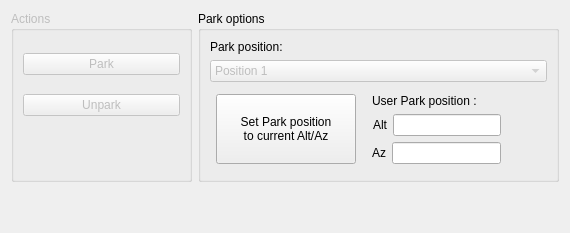
      <widget class="QWidget" name="tabPark">
       <property name="minimumSize">
        <size>
         <width>570</width>
         <height>0</height>
        </size>
       </property>
       <attribute name="title">
        <string>Park</string>
       </attribute>
       <layout class="QVBoxLayout" name="verticalLayout_6">
        <item>
         <layout class="QHBoxLayout" name="horizontalLayout_8">
          <item>
           <widget class="QGroupBox" name="groupBox_ParkActions">
            <property name="enabled">
             <bool>false</bool>
            </property>
            <property name="sizePolicy">
             <sizepolicy hsizetype="Preferred" vsizetype="Preferred">
              <horstretch>1</horstretch>
              <verstretch>0</verstretch>
             </sizepolicy>
            </property>
            <property name="title">
             <string>Actions</string>
            </property>
            <layout class="QVBoxLayout" name="verticalLayout_7" stretch="0,0,0">
             <item>
              <widget class="QPushButton" name="pushButton_Park">
               <property name="text">
                <string>Park</string>
               </property>
              </widget>
             </item>
             <item>
              <widget class="QPushButton" name="pushButton_Unpark">
               <property name="text">
                <string>Unpark</string>
               </property>
              </widget>
             </item>
             <item>
              <spacer name="verticalSpacer_3">
               <property name="orientation">
                <enum>Qt::Vertical</enum>
               </property>
               <property name="sizeType">
                <enum>QSizePolicy::Minimum</enum>
               </property>
               <property name="sizeHint" stdset="0">
                <size>
                 <width>20</width>
                 <height>40</height>
                </size>
               </property>
              </spacer>
             </item>
            </layout>
           </widget>
          </item>
          <item>
           <widget class="QGroupBox" name="groupBox_ParkOptions">
            <property name="sizePolicy">
             <sizepolicy hsizetype="Preferred" vsizetype="Preferred">
              <horstretch>2</horstretch>
              <verstretch>0</verstretch>
             </sizepolicy>
            </property>
            <property name="title">
             <string>Park options</string>
            </property>
            <layout class="QVBoxLayout" name="verticalLayout_8">
             <item>
              <widget class="QLabel" name="label_ParkPosition">
               <property name="text">
                <string>Park position:</string>
               </property>
              </widget>
             </item>
             <item>
              <widget class="QComboBox" name="comboBox_ParkPositions">
               <property name="enabled">
                <bool>false</bool>
               </property>
               <item>
                <property name="text">
                 <string>Position 1</string>
                </property>
               </item>
               <item>
                <property name="text">
                 <string>Position 2</string>
                </property>
               </item>
               <item>
                <property name="text">
                 <string>Position 3</string>
                </property>
               </item>
               <item>
                <property name="text">
                 <string>User position</string>
                </property>
               </item>
              </widget>
             </item>
             <item>
              <layout class="QHBoxLayout" name="horizontalLayout_9">
               <property name="leftMargin">
                <number>6</number>
               </property>
               <property name="topMargin">
                <number>6</number>
               </property>
               <property name="rightMargin">
                <number>6</number>
               </property>
               <property name="bottomMargin">
                <number>6</number>
               </property>
               <item>
                <widget class="QPushButton" name="pushButton_SetParkPosition">
                 <property name="sizePolicy">
                  <sizepolicy hsizetype="MinimumExpanding" vsizetype="Preferred">
                   <horstretch>0</horstretch>
                   <verstretch>0</verstretch>
                  </sizepolicy>
                 </property>
                 <property name="minimumSize">
                  <size>
                   <width>0</width>
                   <height>0</height>
                  </size>
                 </property>
                 <property name="maximumSize">
                  <size>
                   <width>16777215</width>
                   <height>16777215</height>
                  </size>
                 </property>
                 <property name="text">
                  <string>Set Park position
to current Alt/Az</string>
                 </property>
                 <property name="checkable">
                  <bool>false</bool>
                 </property>
                 <property name="flat">
                  <bool>false</bool>
                 </property>
                </widget>
               </item>
               <item>
                <layout class="QVBoxLayout" name="verticalLayout_9">
                 <property name="sizeConstraint">
                  <enum>QLayout::SetDefaultConstraint</enum>
                 </property>
                 <property name="leftMargin">
                  <number>10</number>
                 </property>
                 <item>
                  <widget class="QLabel" name="label_2">
                   <property name="sizePolicy">
                    <sizepolicy hsizetype="Preferred" vsizetype="Preferred">
                     <horstretch>2</horstretch>
                     <verstretch>0</verstretch>
                    </sizepolicy>
                   </property>
                   <property name="text">
                    <string>User Park position :</string>
                   </property>
                  </widget>
                 </item>
                 <item>
                  <layout class="QHBoxLayout" name="horizontalLayout_10">
                   <property name="topMargin">
                    <number>0</number>
                   </property>
                   <item>
                    <widget class="QLabel" name="label_ParkAlt">
                     <property name="text">
                      <string>Alt</string>
                     </property>
                     <property name="alignment">
                      <set>Qt::AlignRight|Qt::AlignTrailing|Qt::AlignVCenter</set>
                     </property>
                    </widget>
                   </item>
                   <item>
                    <widget class="QLineEdit" name="lineEdit_ParkPositionAlt">
                     <property name="sizePolicy">
                      <sizepolicy hsizetype="Expanding" vsizetype="Fixed">
                       <horstretch>2</horstretch>
                       <verstretch>0</verstretch>
                      </sizepolicy>
                     </property>
                    </widget>
                   </item>
                  </layout>
                 </item>
                 <item>
                  <layout class="QHBoxLayout" name="horizontalLayout_13">
                   <property name="topMargin">
                    <number>0</number>
                   </property>
                   <item>
                    <widget class="QLabel" name="label_ParkAz">
                     <property name="text">
                      <string>Az</string>
                     </property>
                     <property name="alignment">
                      <set>Qt::AlignRight|Qt::AlignTrailing|Qt::AlignVCenter</set>
                     </property>
                    </widget>
                   </item>
                   <item>
                    <widget class="QLineEdit" name="lineEdit_ParkPositionAz">
                     <property name="sizePolicy">
                      <sizepolicy hsizetype="Expanding" vsizetype="Fixed">
                       <horstretch>2</horstretch>
                       <verstretch>0</verstretch>
                      </sizepolicy>
                     </property>
                    </widget>
                   </item>
                  </layout>
                 </item>
                </layout>
               </item>
               <item>
                <spacer name="horizontalSpacer_2">
                 <property name="orientation">
                  <enum>Qt::Horizontal</enum>
                 </property>
                 <property name="sizeType">
                  <enum>QSizePolicy::Preferred</enum>
                 </property>
                 <property name="sizeHint" stdset="0">
                  <size>
                   <width>40</width>
                   <height>40</height>
                  </size>
                 </property>
                </spacer>
               </item>
              </layout>
             </item>
            </layout>
           </widget>
          </item>
         </layout>
        </item>
        <item>
         <spacer name="verticalSpacer_2">
          <property name="orientation">
           <enum>Qt::Vertical</enum>
          </property>
          <property name="sizeHint" stdset="0">
           <size>
            <width>20</width>
            <height>40</height>
           </size>
          </property>
         </spacer>
        </item>
       </layout>
      </widget>
